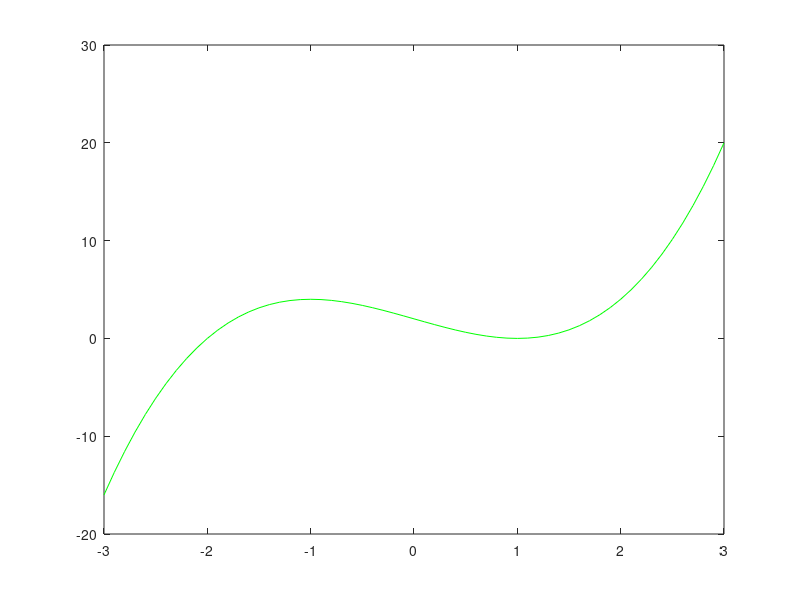

Here is the MATLAB script that generated this plot: (Note: this script raises an error after producing the figure.)
%Fitting Data
%Fu Wen Tay

%Defining coordinates
% a=(-1,4);
% b=(0,2);
% c=(1,0);
% d=(2,4);
x=[-1;0;1;2];
y=[4;2;0;4];

%Creating and plotting cubic equation
p=polyfit(x,y,3)
X=[-3:0.1:3]
Y=polyval(p,X)

plot(X,Y,'g-')

%Plotting data points
point_x=[-1,0,1,2];
point_y=[4,2,0,4];
hold on
plot(point_x,point_y,'Rx')

